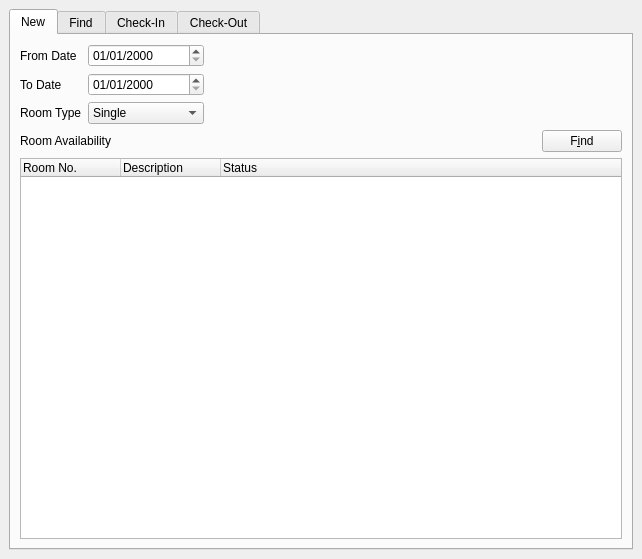
<ui version="4.0" >
 <author></author>
 <comment></comment>
 <exportmacro></exportmacro>
 <class>Room_Resv_Chooser_Ui</class>
 <widget class="QWidget" name="Room_Resv_Chooser_Ui" >
  <property name="geometry" >
   <rect>
    <x>0</x>
    <y>0</y>
    <width>642</width>
    <height>559</height>
   </rect>
  </property>
  <property name="windowTitle" >
   <string>Form</string>
  </property>
  <layout class="QVBoxLayout" >
   <property name="margin" >
    <number>9</number>
   </property>
   <property name="spacing" >
    <number>6</number>
   </property>
   <item>
    <widget class="QTabWidget" name="topTabs" >
     <widget class="QWidget" name="newResvTab" >
      <attribute name="title" >
       <string>New</string>
      </attribute>
      <layout class="QVBoxLayout" >
       <property name="margin" >
        <number>9</number>
       </property>
       <property name="spacing" >
        <number>6</number>
       </property>
       <item>
        <layout class="QHBoxLayout" >
         <property name="margin" >
          <number>0</number>
         </property>
         <property name="spacing" >
          <number>6</number>
         </property>
         <item>
          <layout class="QGridLayout" >
           <property name="margin" >
            <number>0</number>
           </property>
           <property name="spacing" >
            <number>6</number>
           </property>
           <item row="0" column="0" >
            <widget class="QLabel" name="fromDateLabel" >
             <property name="text" >
              <string>From Date</string>
             </property>
            </widget>
           </item>
           <item row="2" column="0" >
            <widget class="QLabel" name="roomTypeLabel" >
             <property name="text" >
              <string>Room Type</string>
             </property>
            </widget>
           </item>
           <item row="0" column="1" >
            <widget class="QDateEdit" name="newFromDate" >
             <property name="displayFormat" >
              <string>MM/dd/yyyy</string>
             </property>
            </widget>
           </item>
           <item row="2" column="1" >
            <widget class="QComboBox" name="newRoomType" >
             <item>
              <property name="text" >
               <string>Single</string>
              </property>
             </item>
             <item>
              <property name="text" >
               <string>Double</string>
              </property>
             </item>
             <item>
              <property name="text" >
               <string>Something Else</string>
              </property>
             </item>
             <item>
              <property name="text" >
               <string>ANY</string>
              </property>
             </item>
            </widget>
           </item>
           <item row="1" column="0" >
            <widget class="QLabel" name="toDateLabel" >
             <property name="text" >
              <string>To Date</string>
             </property>
            </widget>
           </item>
           <item row="1" column="1" >
            <widget class="QDateEdit" name="newToDate" >
             <property name="displayFormat" >
              <string>MM/dd/yyyy</string>
             </property>
            </widget>
           </item>
          </layout>
         </item>
         <item>
          <spacer>
           <property name="orientation" >
            <enum>Qt::Horizontal</enum>
           </property>
           <property name="sizeHint" >
            <size>
             <width>40</width>
             <height>20</height>
            </size>
           </property>
          </spacer>
         </item>
        </layout>
       </item>
       <item>
        <layout class="QHBoxLayout" >
         <property name="margin" >
          <number>0</number>
         </property>
         <property name="spacing" >
          <number>6</number>
         </property>
         <item>
          <widget class="QLabel" name="label_3" >
           <property name="text" >
            <string>Room Availability</string>
           </property>
          </widget>
         </item>
         <item>
          <spacer>
           <property name="orientation" >
            <enum>Qt::Horizontal</enum>
           </property>
           <property name="sizeHint" >
            <size>
             <width>40</width>
             <height>20</height>
            </size>
           </property>
          </spacer>
         </item>
         <item>
          <widget class="QPushButton" name="newFillButton" >
           <property name="text" >
            <string>F&amp;ind</string>
           </property>
          </widget>
         </item>
        </layout>
       </item>
       <item>
        <widget class="QTreeWidget" name="newResvResults" >
         <property name="alternatingRowColors" >
          <bool>true</bool>
         </property>
         <column>
          <property name="text" >
           <string>Room No.</string>
          </property>
         </column>
         <column>
          <property name="text" >
           <string>Description</string>
          </property>
         </column>
         <column>
          <property name="text" >
           <string>Status</string>
          </property>
         </column>
        </widget>
       </item>
      </layout>
     </widget>
     <widget class="QWidget" name="findResvTab" >
      <attribute name="title" >
       <string>Find</string>
      </attribute>
      <layout class="QVBoxLayout" >
       <property name="margin" >
        <number>9</number>
       </property>
       <property name="spacing" >
        <number>6</number>
       </property>
       <item>
        <layout class="QHBoxLayout" >
         <property name="margin" >
          <number>0</number>
         </property>
         <property name="spacing" >
          <number>6</number>
         </property>
         <item>
          <layout class="QGridLayout" >
           <property name="margin" >
            <number>0</number>
           </property>
           <property name="spacing" >
            <number>6</number>
           </property>
           <item row="5" column="1" >
            <widget class="QDateEdit" name="findFromDate" >
             <property name="displayFormat" >
              <string>MM/dd/yyyy</string>
             </property>
            </widget>
           </item>
           <item row="2" column="1" >
            <widget class="QLineEdit" name="findRoomNumber" />
           </item>
           <item row="2" column="0" >
            <widget class="QLabel" name="roomNumberLabel" >
             <property name="text" >
              <string>Room Number</string>
             </property>
            </widget>
           </item>
           <item row="0" column="1" >
            <widget class="QLineEdit" name="findFirstName" />
           </item>
           <item row="6" column="1" >
            <widget class="QDateEdit" name="findToDate" >
             <property name="displayFormat" >
              <string>MM/dd/yyyy</string>
             </property>
            </widget>
           </item>
           <item row="0" column="0" >
            <widget class="QLabel" name="firstNameLabel" >
             <property name="text" >
              <string>First Name</string>
             </property>
            </widget>
           </item>
           <item row="4" column="1" >
            <widget class="QCheckBox" name="findDatesToggle" >
             <property name="text" >
              <string>Search Using Dates</string>
             </property>
            </widget>
           </item>
           <item row="1" column="0" >
            <widget class="QLabel" name="lastNameLabel" >
             <property name="text" >
              <string>Last Name</string>
             </property>
            </widget>
           </item>
           <item row="1" column="1" >
            <widget class="QLineEdit" name="findLastName" />
           </item>
           <item row="6" column="0" >
            <widget class="QLabel" name="toDateLabel" >
             <property name="text" >
              <string>To Date</string>
             </property>
            </widget>
           </item>
           <item row="5" column="0" >
            <widget class="QLabel" name="fromDateLabel" >
             <property name="text" >
              <string>From Date</string>
             </property>
            </widget>
           </item>
           <item row="3" column="0" >
            <widget class="QLabel" name="reservationStatusLabel" >
             <property name="text" >
              <string>Reservation Status</string>
             </property>
            </widget>
           </item>
           <item row="3" column="1" >
            <widget class="QComboBox" name="findResvStatus" >
             <item>
              <property name="text" >
               <string>Ready</string>
              </property>
             </item>
             <item>
              <property name="text" >
               <string>Late</string>
              </property>
             </item>
             <item>
              <property name="text" >
               <string>Active</string>
              </property>
             </item>
             <item>
              <property name="text" >
               <string>Cancelled</string>
              </property>
             </item>
             <item>
              <property name="text" >
               <string>Complete</string>
              </property>
             </item>
             <item>
              <property name="text" >
               <string>ANY Incomplete</string>
              </property>
             </item>
             <item>
              <property name="text" >
               <string>ANY</string>
              </property>
             </item>
            </widget>
           </item>
          </layout>
         </item>
         <item>
          <spacer>
           <property name="orientation" >
            <enum>Qt::Horizontal</enum>
           </property>
           <property name="sizeHint" >
            <size>
             <width>40</width>
             <height>20</height>
            </size>
           </property>
          </spacer>
         </item>
        </layout>
       </item>
       <item>
        <layout class="QHBoxLayout" >
         <property name="margin" >
          <number>0</number>
         </property>
         <property name="spacing" >
          <number>6</number>
         </property>
         <item>
          <widget class="QLabel" name="label_6" >
           <property name="text" >
            <string>Reserved Rooms</string>
           </property>
          </widget>
         </item>
         <item>
          <spacer>
           <property name="orientation" >
            <enum>Qt::Horizontal</enum>
           </property>
           <property name="sizeHint" >
            <size>
             <width>40</width>
             <height>20</height>
            </size>
           </property>
          </spacer>
         </item>
         <item>
          <widget class="QPushButton" name="findFillButton" >
           <property name="text" >
            <string>F&amp;ind</string>
           </property>
          </widget>
         </item>
        </layout>
       </item>
       <item>
        <widget class="QTreeWidget" name="findResvResults" >
         <property name="alternatingRowColors" >
          <bool>true</bool>
         </property>
         <column>
          <property name="text" >
           <string>Room No.</string>
          </property>
         </column>
         <column>
          <property name="text" >
           <string>Guest</string>
          </property>
         </column>
         <column>
          <property name="text" >
           <string>Reserved By</string>
          </property>
         </column>
         <column>
          <property name="text" >
           <string>Status</string>
          </property>
         </column>
        </widget>
       </item>
      </layout>
     </widget>
     <widget class="QWidget" name="checkInTab" >
      <attribute name="title" >
       <string>Check-In</string>
      </attribute>
      <layout class="QVBoxLayout" >
       <property name="margin" >
        <number>9</number>
       </property>
       <property name="spacing" >
        <number>6</number>
       </property>
       <item>
        <layout class="QHBoxLayout" >
         <property name="margin" >
          <number>0</number>
         </property>
         <property name="spacing" >
          <number>6</number>
         </property>
         <item>
          <layout class="QGridLayout" >
           <property name="margin" >
            <number>0</number>
           </property>
           <property name="spacing" >
            <number>6</number>
           </property>
           <item row="5" column="0" >
            <widget class="QLabel" name="label_12" >
             <property name="text" >
              <string>To Date</string>
             </property>
            </widget>
           </item>
           <item row="4" column="1" >
            <widget class="QDateEdit" name="checkinFromDate" >
             <property name="displayFormat" >
              <string>MM/dd/yyyy</string>
             </property>
            </widget>
           </item>
           <item row="3" column="1" >
            <widget class="QCheckBox" name="checkinDatesToggle" >
             <property name="text" >
              <string>Search Using Dates</string>
             </property>
            </widget>
           </item>
           <item row="1" column="1" >
            <widget class="QLineEdit" name="checkinLastName" />
           </item>
           <item row="5" column="1" >
            <widget class="QDateEdit" name="checkinToDate" >
             <property name="displayFormat" >
              <string>MM/dd/yyyy</string>
             </property>
            </widget>
           </item>
           <item row="4" column="0" >
            <widget class="QLabel" name="label_13" >
             <property name="text" >
              <string>From Date</string>
             </property>
            </widget>
           </item>
           <item row="1" column="0" >
            <widget class="QLabel" name="lastNameLabel" >
             <property name="text" >
              <string>Last Name</string>
             </property>
            </widget>
           </item>
           <item row="2" column="1" >
            <widget class="QLineEdit" name="checkinRoomNumber" />
           </item>
           <item row="2" column="0" >
            <widget class="QLabel" name="roomNumberLabel" >
             <property name="text" >
              <string>Room Number</string>
             </property>
            </widget>
           </item>
           <item row="0" column="1" >
            <widget class="QLineEdit" name="checkinFirstName" />
           </item>
           <item row="0" column="0" >
            <widget class="QLabel" name="firstNameLabel" >
             <property name="text" >
              <string>First Name</string>
             </property>
            </widget>
           </item>
          </layout>
         </item>
         <item>
          <spacer>
           <property name="orientation" >
            <enum>Qt::Horizontal</enum>
           </property>
           <property name="sizeHint" >
            <size>
             <width>40</width>
             <height>20</height>
            </size>
           </property>
          </spacer>
         </item>
        </layout>
       </item>
       <item>
        <layout class="QHBoxLayout" >
         <property name="margin" >
          <number>0</number>
         </property>
         <property name="spacing" >
          <number>6</number>
         </property>
         <item>
          <widget class="QLabel" name="label_22" >
           <property name="text" >
            <string>Check In Guests</string>
           </property>
          </widget>
         </item>
         <item>
          <spacer>
           <property name="orientation" >
            <enum>Qt::Horizontal</enum>
           </property>
           <property name="sizeHint" >
            <size>
             <width>40</width>
             <height>20</height>
            </size>
           </property>
          </spacer>
         </item>
         <item>
          <widget class="QPushButton" name="walkInButton" >
           <property name="text" >
            <string>Walk-In</string>
           </property>
          </widget>
         </item>
         <item>
          <widget class="QPushButton" name="checkinFillButton" >
           <property name="text" >
            <string>F&amp;ind</string>
           </property>
          </widget>
         </item>
        </layout>
       </item>
       <item>
        <widget class="QTreeWidget" name="checkinResvResults" >
         <property name="alternatingRowColors" >
          <bool>true</bool>
         </property>
         <column>
          <property name="text" >
           <string>Room No.</string>
          </property>
         </column>
         <column>
          <property name="text" >
           <string>Guest</string>
          </property>
         </column>
         <column>
          <property name="text" >
           <string>Reserved By</string>
          </property>
         </column>
         <column>
          <property name="text" >
           <string>Status</string>
          </property>
         </column>
        </widget>
       </item>
      </layout>
     </widget>
     <widget class="QWidget" name="checkOutTab" >
      <attribute name="title" >
       <string>Check-Out</string>
      </attribute>
      <layout class="QVBoxLayout" >
       <property name="margin" >
        <number>9</number>
       </property>
       <property name="spacing" >
        <number>6</number>
       </property>
       <item>
        <layout class="QHBoxLayout" >
         <property name="margin" >
          <number>0</number>
         </property>
         <property name="spacing" >
          <number>6</number>
         </property>
         <item>
          <layout class="QGridLayout" >
           <property name="margin" >
            <number>0</number>
           </property>
           <property name="spacing" >
            <number>6</number>
           </property>
           <item row="5" column="0" >
            <widget class="QLabel" name="label_17" >
             <property name="text" >
              <string>To Date</string>
             </property>
            </widget>
           </item>
           <item row="4" column="1" >
            <widget class="QDateEdit" name="checkoutFromDate" >
             <property name="displayFormat" >
              <string>MM/dd/yyyy</string>
             </property>
            </widget>
           </item>
           <item row="3" column="1" >
            <widget class="QCheckBox" name="checkoutDatesToggle" >
             <property name="text" >
              <string>Search Using Dates</string>
             </property>
            </widget>
           </item>
           <item row="1" column="1" >
            <widget class="QLineEdit" name="checkoutLastName" />
           </item>
           <item row="5" column="1" >
            <widget class="QDateEdit" name="checkoutToDate" >
             <property name="displayFormat" >
              <string>MM/dd/yyyy</string>
             </property>
            </widget>
           </item>
           <item row="4" column="0" >
            <widget class="QLabel" name="label_18" >
             <property name="text" >
              <string>From Date</string>
             </property>
            </widget>
           </item>
           <item row="1" column="0" >
            <widget class="QLabel" name="label_19" >
             <property name="text" >
              <string>Last Name</string>
             </property>
            </widget>
           </item>
           <item row="2" column="1" >
            <widget class="QLineEdit" name="checkoutRoomNumber" />
           </item>
           <item row="2" column="0" >
            <widget class="QLabel" name="label_20" >
             <property name="text" >
              <string>Room Number</string>
             </property>
            </widget>
           </item>
           <item row="0" column="1" >
            <widget class="QLineEdit" name="checkoutFirstName" />
           </item>
           <item row="0" column="0" >
            <widget class="QLabel" name="label_21" >
             <property name="text" >
              <string>First Name</string>
             </property>
            </widget>
           </item>
          </layout>
         </item>
         <item>
          <spacer>
           <property name="orientation" >
            <enum>Qt::Horizontal</enum>
           </property>
           <property name="sizeHint" >
            <size>
             <width>40</width>
             <height>20</height>
            </size>
           </property>
          </spacer>
         </item>
        </layout>
       </item>
       <item>
        <layout class="QHBoxLayout" >
         <property name="margin" >
          <number>0</number>
         </property>
         <property name="spacing" >
          <number>6</number>
         </property>
         <item>
          <widget class="QLabel" name="label_29" >
           <property name="text" >
            <string>Check Out Guests</string>
           </property>
          </widget>
         </item>
         <item>
          <spacer>
           <property name="orientation" >
            <enum>Qt::Horizontal</enum>
           </property>
           <property name="sizeHint" >
            <size>
             <width>40</width>
             <height>20</height>
            </size>
           </property>
          </spacer>
         </item>
         <item>
          <widget class="QPushButton" name="checkoutFillButton" >
           <property name="text" >
            <string>F&amp;ind</string>
           </property>
          </widget>
         </item>
        </layout>
       </item>
       <item>
        <widget class="QTreeWidget" name="checkoutResvResults" >
         <property name="alternatingRowColors" >
          <bool>true</bool>
         </property>
         <column>
          <property name="text" >
           <string>Room No.</string>
          </property>
         </column>
         <column>
          <property name="text" >
           <string>Guest</string>
          </property>
         </column>
         <column>
          <property name="text" >
           <string>Reserved By</string>
          </property>
         </column>
         <column>
          <property name="text" >
           <string>Status</string>
          </property>
         </column>
        </widget>
       </item>
      </layout>
     </widget>
    </widget>
   </item>
  </layout>
 </widget>
 <pixmapfunction></pixmapfunction>
 <tabstops>
  <tabstop>topTabs</tabstop>
  <tabstop>newFromDate</tabstop>
  <tabstop>newToDate</tabstop>
  <tabstop>newRoomType</tabstop>
  <tabstop>newFillButton</tabstop>
  <tabstop>newResvResults</tabstop>
  <tabstop>findFirstName</tabstop>
  <tabstop>findLastName</tabstop>
  <tabstop>findRoomNumber</tabstop>
  <tabstop>findResvStatus</tabstop>
  <tabstop>findDatesToggle</tabstop>
  <tabstop>findFromDate</tabstop>
  <tabstop>findToDate</tabstop>
  <tabstop>findFillButton</tabstop>
  <tabstop>findResvResults</tabstop>
  <tabstop>checkinFirstName</tabstop>
  <tabstop>checkinLastName</tabstop>
  <tabstop>checkinRoomNumber</tabstop>
  <tabstop>checkinDatesToggle</tabstop>
  <tabstop>checkinFromDate</tabstop>
  <tabstop>checkinToDate</tabstop>
  <tabstop>walkInButton</tabstop>
  <tabstop>checkinFillButton</tabstop>
  <tabstop>checkinResvResults</tabstop>
  <tabstop>checkoutFirstName</tabstop>
  <tabstop>checkoutLastName</tabstop>
  <tabstop>checkoutRoomNumber</tabstop>
  <tabstop>checkoutDatesToggle</tabstop>
  <tabstop>checkoutFromDate</tabstop>
  <tabstop>checkoutToDate</tabstop>
  <tabstop>checkoutFillButton</tabstop>
  <tabstop>checkoutResvResults</tabstop>
 </tabstops>
 <resources/>
 <connections/>
</ui>
